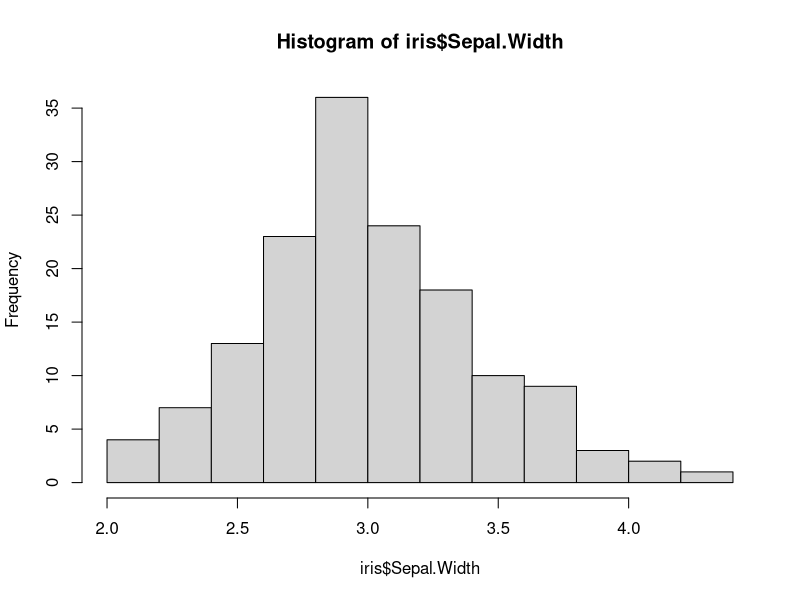
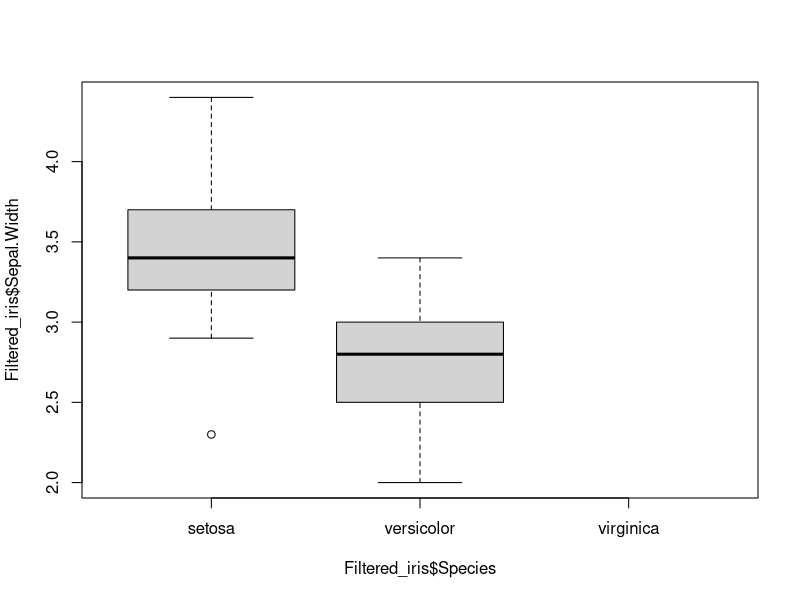
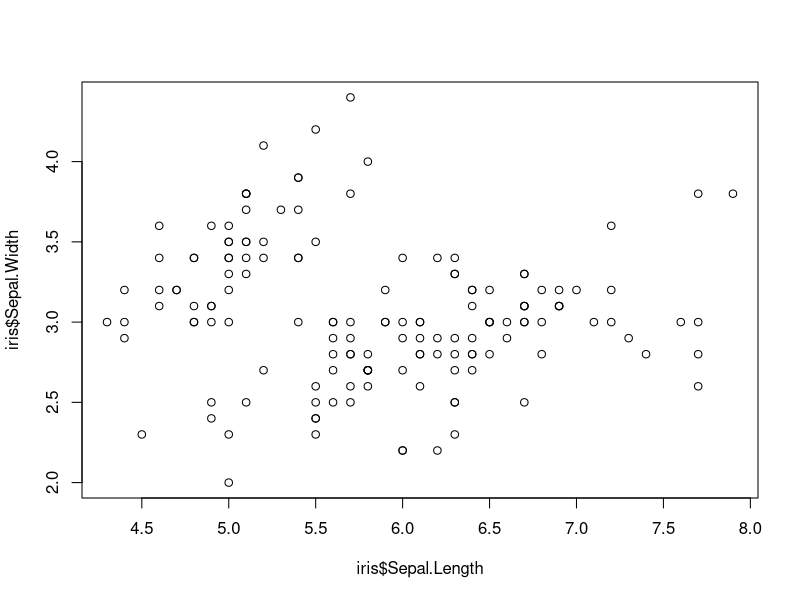
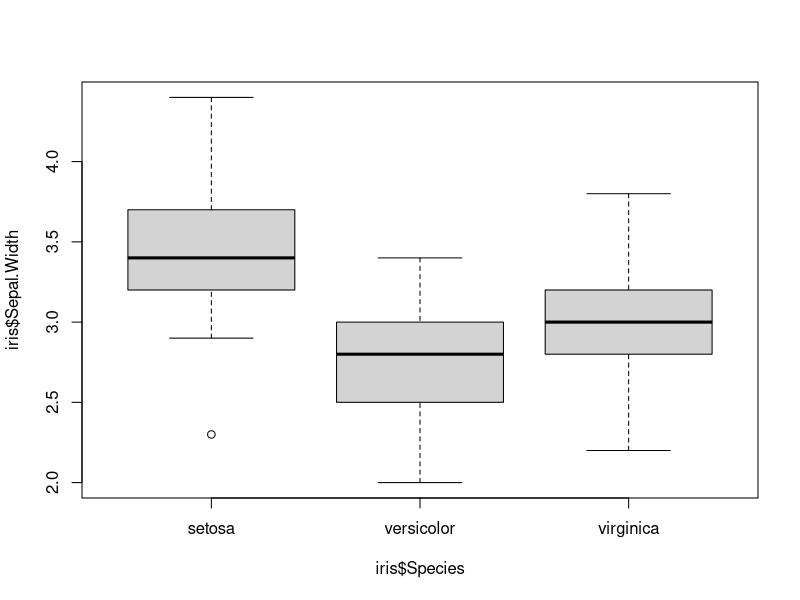

Here is the R script that generated these plots, in order:
## ---- chunk 1
knitr::opts_chunk$set(echo = TRUE)
## ---- chunk 2
summary(iris$Sepal.Width)

## ---- chunk 3
hist(iris$Sepal.Width)
## ---- chunk 4
t.test(iris$Sepal.Width, mu = 3, alternative = "two.sided")
## ---- chunk 5
Filtered_iris = subset (iris, Species == "setosa" | Species =="versicolor")
## ---- chunk 6
summary(Filtered_iris$Sepal.Width[iris$Species=="versicolor"])
summary(Filtered_iris$Sepal.Width[iris$Species=="setosa"])
## ---- chunk 7
boxplot(Filtered_iris$Sepal.Width ~ Filtered_iris$Species)
## ---- chunk 8
t.test(Filtered_iris$Sepal.Width ~ Filtered_iris$Species, var.equal=TRUE)
## ---- chunk 9

# In here, type in your code for the Dewis practice test on the paired samples t-test

## ---- chunk 10
plot(iris$Sepal.Length,iris$Sepal.Width)

## ---- chunk 11
with(iris, cor(Sepal.Length, Sepal.Width, use="pairwise.complete.obs"))
## ---- chunk 12
with(iris, cor.test(Sepal.Length, Sepal.Width, use="pairwise.complete.obs"))
## ---- chunk 13

# In here, type in your code for Question 1 of the Dewis practice test on correlation

## ---- chunk 14
boxplot(iris$Sepal.Width ~iris$Species)

## ---- chunk 15
test3 <- aov(Sepal.Width ~ Species, iris)
print(test3)
summary(test3)
